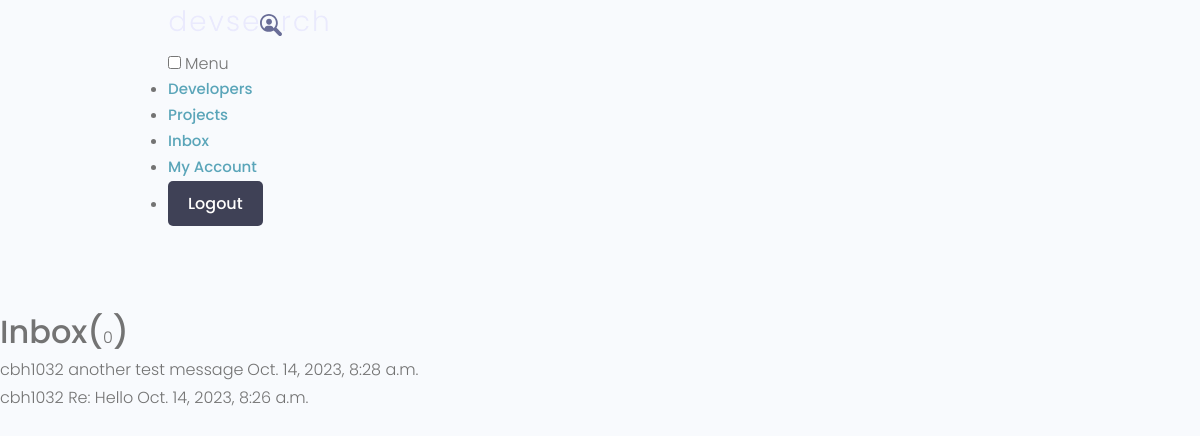
Page /profile/inbox/ (signed in) on the earlier database version.
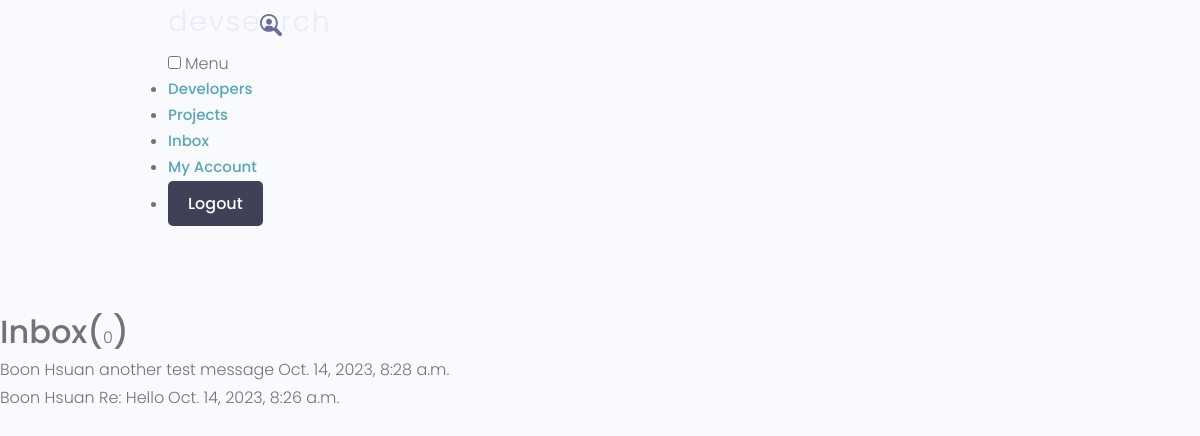
Same page on the later database version.
### users/models.py (models this page shows, shortened)
class Message(models.Model):
    sender = models.ForeignKey(Profile, on_delete=models.SET_NULL, null=True, blank=True)
    recipient = models.ForeignKey(Profile, on_delete=models.SET_NULL, null=True, blank=True, related_name="messages")
    name = models.CharField(max_length=200, null=True, blank=True)
    email = models.EmailField(max_length=200, null=True, blank=True)
    subject = models.CharField(max_length=200, null=True, blank=True)
    body = models.TextField()
    is_read = models.BooleanField(default=False, null=True)
    created = models.DateTimeField(auto_now_add=True)
    id = models.UUIDField(default=uuid.uuid4, unique=True, primary_key=True, editable=False)
    class Meta:
        ordering = ["is_read", "-created"]

class Profile(models.Model):
    user = models.OneToOneField(User, on_delete=models.CASCADE, null=True, blank=True)
    name = models.CharField(max_length=200, blank=False, null=False)
    email = models.EmailField(max_length=500, blank=False, null=False)
    username = models.CharField(max_length=200, blank=False, null=False)
    location = models.CharField(max_length=200, blank=True, null=True)
    short_intro = models.CharField(max_length=200, blank=True, null=True)
    bio = models.TextField(blank=True, null=True)
    profile_image = models.ImageField(null=True, blank=True, upload_to='profiles/', default='profiles/user-default.png')
    social_github = models.CharField(max_length=200, blank=True, null=True)
    social_twitter = models.CharField(max_length=200, blank=True, null=True)
    social_linkedin = models.CharField(max_length=200, blank=True, null=True)
    social_youtube = models.CharField(max_length=200, blank=True, null=True)
    social_website = models.CharField(max_length=200, blank=True, null=True)
    created = models.DateTimeField(auto_now_add=True)
    id = models.UUIDField(default=uuid.uuid4, unique=True,
                          primary_key=True, editable=False)
    def __str__(self):
        return str(self.username)
    class Meta:
        ordering = ["-created"]

### users/views.py (the view)
# urls.py: path("inbox/", views.messageInbox, name="inbox"),
@login_required(login_url=login)
def messageInbox(request):
    profile = request.user.profile
    inbox = Message.objects.filter(recipient=profile)
    context = {
        "inbox": inbox,
        "unread": sum(not message.is_read for message in inbox)
    }
    return render(request, 'users/inbox.html', context)

### users/templates/users/inbox.html (shortened to what this page needs)
{% extends 'main.html' %}
{% block content %}
  <main class="inbox my-xl">
    <div class="content-box">
      <h3 class="inbox__title">Inbox(<span>{{unread}}</span>)</h3>
      <ul class="messages">
        {% if inbox %}
        {% for message in inbox %}
        <li class="message
        ">
          <a href="{% url 'indivMessage' message.id %}">
            <span class="message__author">
              {% if message.sender %}
              {{ message.sender }}
              {% else %}
              {{ message.name }}
              {% endif %}
            </span>
            <span class="message__subject">{{ message.subject }}</span>
            <span class="message__date">{{ message.created }}</span>
          </a>
        </li>
        {% endfor %}
        {% else %}
        <br>
        <p>You have no messages yet.</p>
        <br>
        {% endif %}
      </ul>
    </div>
  </main>
{% endblock %}

Differences in the rows shown:
changed Message "another test message": name (not shown) → "Boon Hsuan"; sender "cbh1032" → (not shown)
changed Message "Re: Hello": name (not shown) → "Boon Hsuan"; sender "cbh1032" → (not shown)
